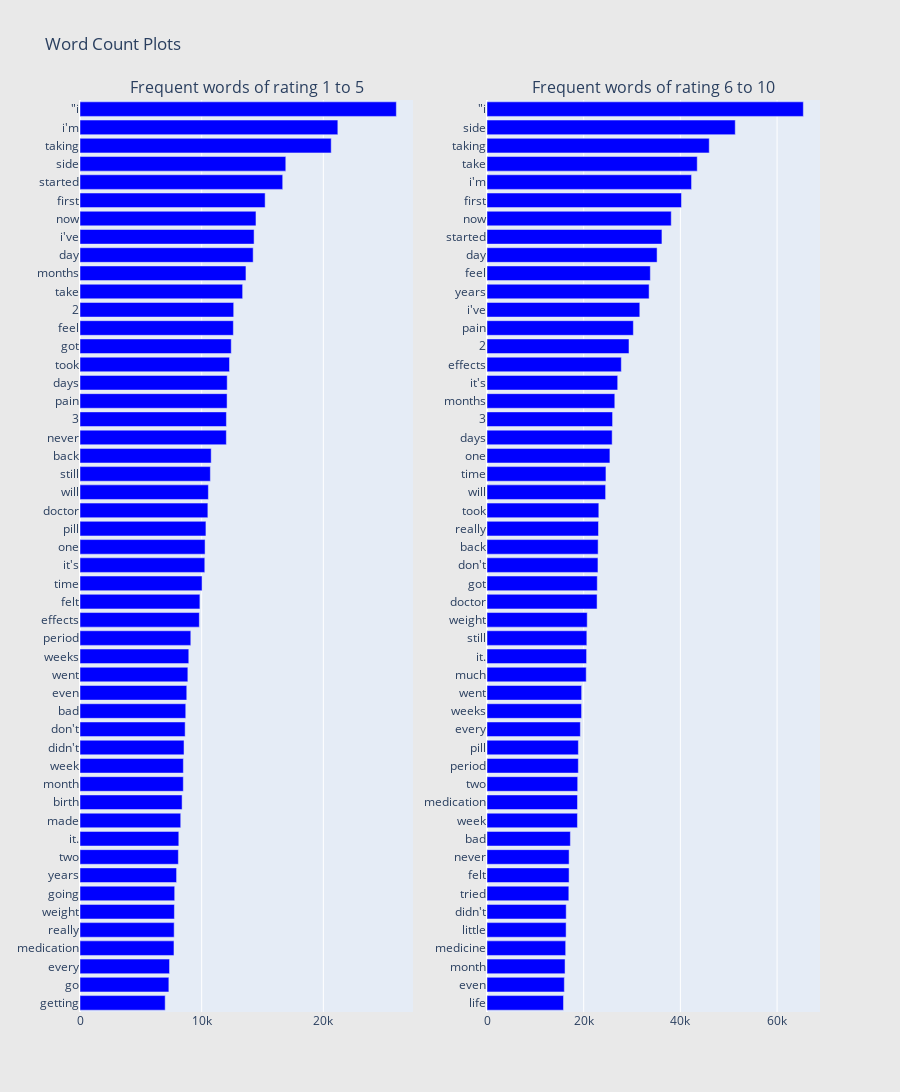

Write notebook code for a chart like this one.
### Markdown cell above
**for_1_gram**

### Code cell
plot_ngrams_bar_charts(df_1_5, df_6_10, n_gram=1)    # for 1 gram

### Figure 1 — Plotly figure (JSON) as saved in the notebook; plotly's stock layout.template omitted (floating-point values rounded to 4 significant figures)
{"data": [{"marker": {"color": "blue"}, "orientation": "h", "showlegend": false, "type": "bar", "x": [7001, 7303, 7359, 7724, 7740, 7759, 7782, 7938, 8085, 8121, 8279, 8391, 8492, 8496, 8550, 8642, 8691, 8775, 8864, 8941, 9106, 9809, 9855, 10032, 10256, 10279, 10350, 10509, 10551, 10714, 10782, 12028, 12034, 12088, 12099, 12288, 12431, 12605, 12632, 13367, 13640, 14232, 14308, 14463, 15216, 16660, 16913, 20646, 21191, 26000], "xaxis": "x", "y": ["getting", "go", "every", "medication", "really", "weight", "going", "years", "two", "it.", "made", "birth", "month", "week", "didn&#039;t", "don&#039;t", "bad", "even", "went", "weeks", "period", "effects", "felt", "time", "it&#039;s", "one", "pill", "doctor", "will", "still", "back", "never", "3", "pain", "days", "took", "got", "feel", "2", "take", "months", "day", "i&#039;ve", "now", "first", "started", "side", "taking", "i&#039;m", "\"i"], "yaxis": "y"}, {"marker": {"color": "blue"}, "orientation": "h", "showlegend": false, "type": "bar", "x": [15821, 15997, 16145, 16274, 16363, 16385, 16927, 16979, 16983, 17248, 18709, 18718, 18759, 18894, 18903, 19313, 19564, 19577, 20525, 20600, 20652, 20729, 22770, 22811, 22951, 22987, 23063, 23130, 24533, 24604, 25423, 25890, 25973, 26435, 27034, 27783, 29370, 30274, 31605, 33534, 33786, 35183, 36186, 38110, 40229, 42309, 43486, 45969, 51352, 65435], "xaxis": "x2", "y": ["life", "even", "month", "medicine", "little", "didn&#039;t", "tried", "felt", "never", "bad", "week", "medication", "two", "period", "pill", "every", "weeks", "went", "much", "it.", "still", "weight", "doctor", "got", "don&#039;t", "back", "really", "took", "will", "time", "one", "days", "3", "months", "it&#039;s", "effects", "2", "pain", "i&#039;ve", "years", "feel", "day", "started", "now", "first", "i&#039;m", "take", "taking", "side", "\"i"], "yaxis": "y2"}], "layout": {"annotations": [{"font": {"size": 16}, "showarrow": false, "text": "Frequent words of rating 1 to 5", "x": 0.225, "xanchor": "center", "xref": "paper", "y": 1, "yanchor": "bottom", "yref": "paper"}, {"font": {"size": 16}, "showarrow": false, "text": "Frequent words of rating 6 to 10", "x": 0.775, "xanchor": "center", "xref": "paper", "y": 1, "yanchor": "bottom", "yref": "paper"}], "height": 1200, "paper_bgcolor": "rgb(233,233,233)", "title": {"text": "Word Count Plots"}, "width": 900, "xaxis": {"anchor": "y", "autorange": true, "domain": [0, 0.45], "range": [0, 27370.0], "type": "linear"}, "xaxis2": {"anchor": "y2", "autorange": true, "domain": [0.55, 1], "range": [0, 68880.0], "type": "linear"}, "yaxis": {"anchor": "x", "autorange": true, "domain": [0, 1], "range": [-0.5, 49.5], "type": "category"}, "yaxis2": {"anchor": "x2", "autorange": true, "domain": [0, 1], "range": [-0.5, 49.5], "type": "category"}}}
